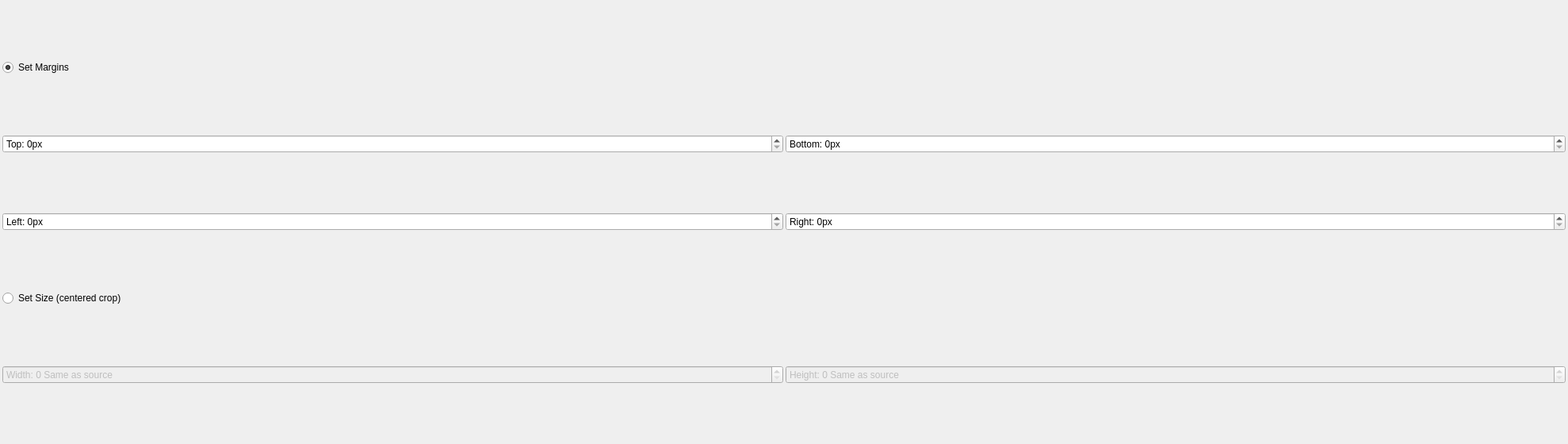
<?xml version="1.0" encoding="UTF-8"?>
<ui version="4.0">
 <class>BlockCrop</class>
 <widget class="QWidget" name="BlockCrop">
  <property name="geometry">
   <rect>
    <x>0</x>
    <y>0</y>
    <width>1978</width>
    <height>560</height>
   </rect>
  </property>
  <property name="windowTitle">
   <string>Form</string>
  </property>
  <layout class="QVBoxLayout" name="verticalLayout">
   <property name="spacing">
    <number>3</number>
   </property>
   <property name="leftMargin">
    <number>3</number>
   </property>
   <property name="topMargin">
    <number>3</number>
   </property>
   <property name="rightMargin">
    <number>3</number>
   </property>
   <property name="bottomMargin">
    <number>3</number>
   </property>
   <item>
    <widget class="QRadioButton" name="setMarginsButton">
     <property name="text">
      <string>Set Margins</string>
     </property>
     <property name="checked">
      <bool>true</bool>
     </property>
    </widget>
   </item>
   <item>
    <layout class="QHBoxLayout" name="horizontalLayout">
     <item>
      <widget class="AutoSelectSpinBox" name="top">
       <property name="suffix">
        <string>px</string>
       </property>
       <property name="prefix">
        <string>Top: </string>
       </property>
       <property name="minimum">
        <number>0</number>
       </property>
       <property name="maximum">
        <number>10000</number>
       </property>
      </widget>
     </item>
     <item>
      <widget class="AutoSelectSpinBox" name="bottom">
       <property name="suffix">
        <string>px</string>
       </property>
       <property name="prefix">
        <string>Bottom: </string>
       </property>
       <property name="minimum">
        <number>0</number>
       </property>
       <property name="maximum">
        <number>10000</number>
       </property>
      </widget>
     </item>
    </layout>
   </item>
   <item>
    <layout class="QHBoxLayout" name="horizontalLayout_2">
     <item>
      <widget class="AutoSelectSpinBox" name="left">
       <property name="suffix">
        <string>px</string>
       </property>
       <property name="prefix">
        <string>Left: </string>
       </property>
       <property name="minimum">
        <number>0</number>
       </property>
       <property name="maximum">
        <number>10000</number>
       </property>
      </widget>
     </item>
     <item>
      <widget class="AutoSelectSpinBox" name="right">
       <property name="suffix">
        <string>px</string>
       </property>
       <property name="prefix">
        <string>Right: </string>
       </property>
       <property name="minimum">
        <number>0</number>
       </property>
       <property name="maximum">
        <number>10000</number>
       </property>
      </widget>
     </item>
    </layout>
   </item>
   <item>
    <widget class="QRadioButton" name="setCropSizeButton">
     <property name="text">
      <string>Set Size (centered crop)</string>
     </property>
    </widget>
   </item>
   <item>
    <layout class="QHBoxLayout" name="horizontalLayout_3">
     <item>
      <widget class="AutoSelectSpinBox" name="widthSpinBox">
       <property name="enabled">
        <bool>false</bool>
       </property>
       <property name="suffix">
        <string> Same as source</string>
       </property>
       <property name="prefix">
        <string>Width: </string>
       </property>
       <property name="minimum">
        <number>0</number>
       </property>
       <property name="maximum">
        <number>10000</number>
       </property>
      </widget>
     </item>
     <item>
      <widget class="AutoSelectSpinBox" name="heightSpinBox">
       <property name="enabled">
        <bool>false</bool>
       </property>
       <property name="suffix">
        <string> Same as source</string>
       </property>
       <property name="prefix">
        <string>Height: </string>
       </property>
       <property name="minimum">
        <number>0</number>
       </property>
       <property name="maximum">
        <number>10000</number>
       </property>
      </widget>
     </item>
    </layout>
   </item>
  </layout>
  <action name="actionHDSquare">
   <property name="text">
    <string>HD Square (1080x1080 - 1:1)</string>
   </property>
  </action>
  <action name="actionSmallSquare">
   <property name="text">
    <string>Small Square (720x720 - 1:1)</string>
   </property>
  </action>
  <action name="actionHD1080">
   <property name="text">
    <string>HD ( 1920x1080 - 1.78:1 )</string>
   </property>
  </action>
  <action name="actionHD720">
   <property name="text">
    <string>HD ( 1280x720 - 1.78:1 )</string>
   </property>
  </action>
  <action name="action2KFlat">
   <property name="text">
    <string>DCP 2K Flat ( 1998x1080 - 1.85:1 )</string>
   </property>
  </action>
  <action name="action2KScope">
   <property name="text">
    <string>DCP 2K Scope ( 2048x858 - 2.39:1 ) </string>
   </property>
  </action>
  <action name="action4KFlat">
   <property name="text">
    <string>DCP 4K Flat ( 3996x2160 - 1.85:1 )</string>
   </property>
  </action>
  <action name="action4KScope">
   <property name="text">
    <string>DCP 4K Scope ( 4096x1716 - 2.39:1 )</string>
   </property>
  </action>
  <action name="actionDSM4K">
   <property name="text">
    <string>DSM/DCP Full 4K ( 4096x2160 - 1.9:1 )</string>
   </property>
  </action>
  <action name="actionDSM2K">
   <property name="text">
    <string>DSM/DCP Full 2K ( 2048x1080 - 1.9:1 )</string>
   </property>
  </action>
  <action name="action8KUHD">
   <property name="text">
    <string>8K UHD ( 7680x4320 - 1.78:1 )</string>
   </property>
  </action>
  <action name="action4KUHD">
   <property name="text">
    <string>4K UHD ( 3840x2160 - 1.78:1 )</string>
   </property>
  </action>
 </widget>
 <customwidgets>
  <customwidget>
   <class>AutoSelectSpinBox</class>
   <extends>QSpinBox</extends>
   <header>duqf-widgets/autoselectspinbox.h</header>
  </customwidget>
 </customwidgets>
 <resources/>
 <connections/>
</ui>
